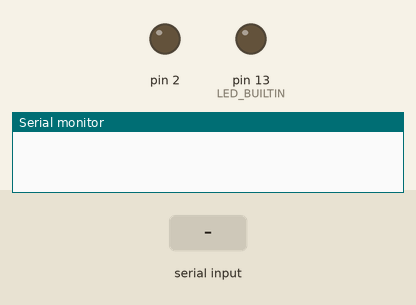
A sketch run on a simulated Arduino Uno, built with avr-gcc and run on an emulated ATmega328P. Shown: output pins drawn as LEDs (lit = HIGH), the last lines printed to the serial monitor. Inputs (shaded band) come from the test bench.

Above: at 1.2 s.
1.3 s: "y" received over Serial
At 1.6 s:
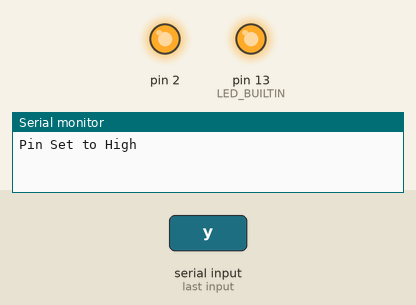
2.8 s: "n" received over Serial
At 3.9 s:
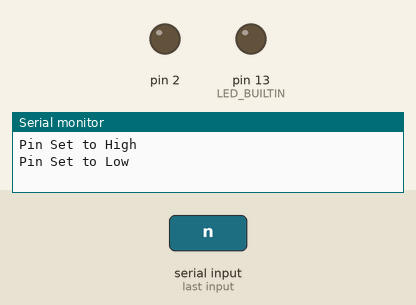
Timing chart, 0 to 5.8 s (numbered marks = the images above; inputs shaded):
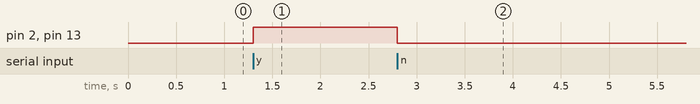

Measured:
- after the input at 1.3 s, pin 2, pin 13 (LED_BUILTIN): LOW → HIGH at once
- after the input at 2.8 s, pin 2, pin 13 (LED_BUILTIN): HIGH → LOW at once

The sketch:

SoftwareSwitchTest.ino
```cpp
/*
  SoftwareSwitchTest

  A simple script used to test the software switch.
*/

void setup() {
  // Setup the Serial lines
  Serial.begin(9600);
  pinMode(2, OUTPUT);
  pinMode(LED_BUILTIN, OUTPUT);
}

void loop() {
  if (Serial.available() > 0) {
    char incoming_byte = Serial.read();
    if (incoming_byte == 'y') {
      digitalWrite(2, HIGH);
      digitalWrite(LED_BUILTIN, HIGH);
      Serial.println("Pin Set to High");
    } else if (incoming_byte == 'n') {
      digitalWrite(2, LOW);
      digitalWrite(LED_BUILTIN, LOW);
      Serial.println("Pin Set to Low");
    }
  }
}
```
